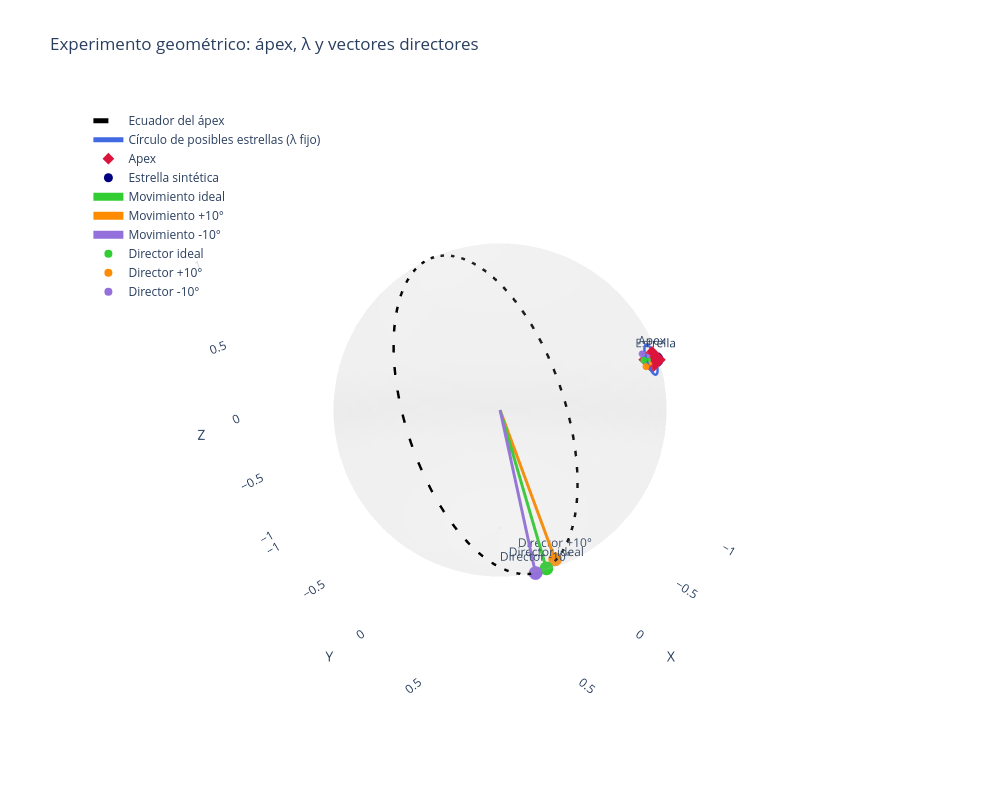

Source (notebook cell):
### Code cell
experiment = build_apex_lambda_experiment(
    apex_ra_deg=120.0,
    apex_dec_deg=30.0,
    lambda_deg=5.0,     # separación apex-estrella
    phase_deg=75.0,      # dónde cae la estrella sobre el círculo lambda
    deviation_deg=10.0,  # +10° y -10°
    motion_step_deg=12.0
)

print(experiment["checks"])

fig = plot_apex_lambda_experiment_sphere(experiment)

### Figure 1 — Plotly figure (JSON) as saved in the notebook; plotly's stock layout.template omitted (floating-point values rounded to 4 significant figures; data arrays with more than 128 entries replaced by an {"elided": "..."} marker saying what was removed)
{"data": [{"colorscale": [[0, "lightgray"], [1, "lightgray"]], "hoverinfo": "skip", "name": "Esfera", "opacity": 0.12, "showscale": false, "type": "surface", "x": {"elided": "35x70 float values"}, "y": {"elided": "35x70 float values"}, "z": {"elided": "35x70 float values"}}, {"hoverinfo": "skip", "line": {"color": "black", "dash": "dash", "width": 5}, "mode": "lines", "name": "Ecuador del ápex", "type": "scatter3d", "x": {"elided": "361 float values"}, "y": {"elided": "361 float values"}, "z": {"elided": "361 float values"}}, {"hoverinfo": "skip", "line": {"color": "royalblue", "width": 5}, "mode": "lines", "name": "Círculo de posibles estrellas (λ fijo)", "type": "scatter3d", "x": {"elided": "361 float values"}, "y": {"elided": "361 float values"}, "z": {"elided": "361 float values"}}, {"customdata": [[120, 30]], "hovertemplate": "<b>Apex</b><br>RA = %{customdata[0]:.6f} deg<br>Dec = %{customdata[1]:.6f} deg<br>X = %{x:.6f}<br>Y = %{y:.6f}<br>Z = %{z:.6f}<extra></extra>", "marker": {"color": "crimson", "size": 9, "symbol": "diamond"}, "mode": "markers+text", "name": "Apex", "text": ["Apex"], "textposition": "top center", "type": "scatter3d", "x": [-0.433], "y": [0.75], "z": [0.5]}, {"customdata": [[124.8, 27.33]], "hovertemplate": "<b>Estrella sintética</b><br>RA = %{customdata[0]:.6f} deg<br>Dec = %{customdata[1]:.6f} deg<br>X = %{x:.6f}<br>Y = %{y:.6f}<br>Z = %{z:.6f}<extra></extra>", "marker": {"color": "navy", "size": 9, "symbol": "circle"}, "mode": "markers+text", "name": "Estrella sintética", "text": ["Estrella"], "textposition": "top center", "type": "scatter3d", "x": [-0.5072], "y": [0.7293], "z": [0.4591]}, {"hoverinfo": "skip", "line": {"color": "limegreen", "width": 8}, "marker": {"color": "limegreen", "size": 4}, "mode": "lines+markers", "name": "Movimiento ideal", "type": "scatter3d", "x": [-0.5072, -0.3237], "y": [0.7293, 0.7693], "z": [0.4591, 0.5508]}, {"hoverinfo": "skip", "line": {"color": "darkorange", "width": 8}, "marker": {"color": "darkorange", "size": 4}, "mode": "lines+markers", "name": "Movimiento +10°", "type": "scatter3d", "x": [-0.5072, -0.3179], "y": [0.7293, 0.7912], "z": [0.4591, 0.5225]}, {"hoverinfo": "skip", "line": {"color": "mediumpurple", "width": 8}, "marker": {"color": "mediumpurple", "size": 4}, "mode": "lines+markers", "name": "Movimiento -10°", "type": "scatter3d", "x": [-0.5072, -0.3347], "y": [0.7293, 0.7458], "z": [0.4591, 0.576]}, {"hoverinfo": "skip", "line": {"color": "limegreen", "width": 6}, "mode": "lines", "name": "Director ideal (vector)", "showlegend": false, "type": "scatter3d", "x": [0, 0.2333], "y": [0, 0.629], "z": [0, -0.7415]}, {"customdata": [[69.65, -47.86]], "hovertemplate": "<b>Director ideal</b><br>RA = %{customdata[0]:.6f} deg<br>Dec = %{customdata[1]:.6f} deg<br>X = %{x:.6f}<br>Y = %{y:.6f}<br>Z = %{z:.6f}<extra></extra>", "marker": {"color": "limegreen", "size": 8}, "mode": "markers+text", "name": "Director ideal", "text": ["Director ideal"], "textposition": "top center", "type": "scatter3d", "x": [0.2333], "y": [0.629], "z": [-0.7415]}, {"hoverinfo": "skip", "line": {"color": "darkorange", "width": 6}, "mode": "lines", "name": "Director +10° (vector)", "showlegend": false, "type": "scatter3d", "x": [0, 0.08569], "y": [0, 0.5728], "z": [0, -0.8152]}, {"customdata": [[81.49, -54.61]], "hovertemplate": "<b>Director +10°</b><br>RA = %{customdata[0]:.6f} deg<br>Dec = %{customdata[1]:.6f} deg<br>X = %{x:.6f}<br>Y = %{y:.6f}<br>Z = %{z:.6f}<extra></extra>", "marker": {"color": "darkorange", "size": 8}, "mode": "markers+text", "name": "Director +10°", "text": ["Director +10°"], "textposition": "top center", "type": "scatter3d", "x": [0.08569], "y": [0.5728], "z": [-0.8152]}, {"hoverinfo": "skip", "line": {"color": "mediumpurple", "width": 6}, "mode": "lines", "name": "Director -10° (vector)", "showlegend": false, "type": "scatter3d", "x": [0, 0.3738], "y": [0, 0.6662], "z": [0, -0.6453]}, {"customdata": [[60.7, -40.19]], "hovertemplate": "<b>Director -10°</b><br>RA = %{customdata[0]:.6f} deg<br>Dec = %{customdata[1]:.6f} deg<br>X = %{x:.6f}<br>Y = %{y:.6f}<br>Z = %{z:.6f}<extra></extra>", "marker": {"color": "mediumpurple", "size": 8}, "mode": "markers+text", "name": "Director -10°", "text": ["Director -10°"], "textposition": "top center", "type": "scatter3d", "x": [0.3738], "y": [0.6662], "z": [-0.6453]}], "layout": {"height": 800, "legend": {"bgcolor": "rgba(255,255,255,0.8)", "x": 0.01, "y": 0.99}, "scene": {"aspectmode": "data", "xaxis": {"showbackground": false, "title": {"text": "X"}}, "yaxis": {"showbackground": false, "title": {"text": "Y"}}, "zaxis": {"showbackground": false, "title": {"text": "Z"}}}, "title": {"text": "Experimento geométrico: ápex, λ y vectores directores"}, "width": 1000}}
